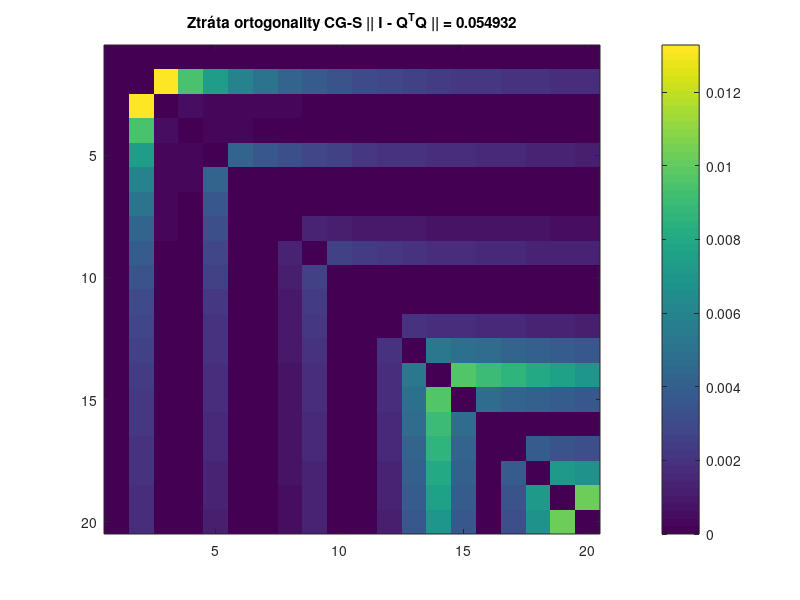
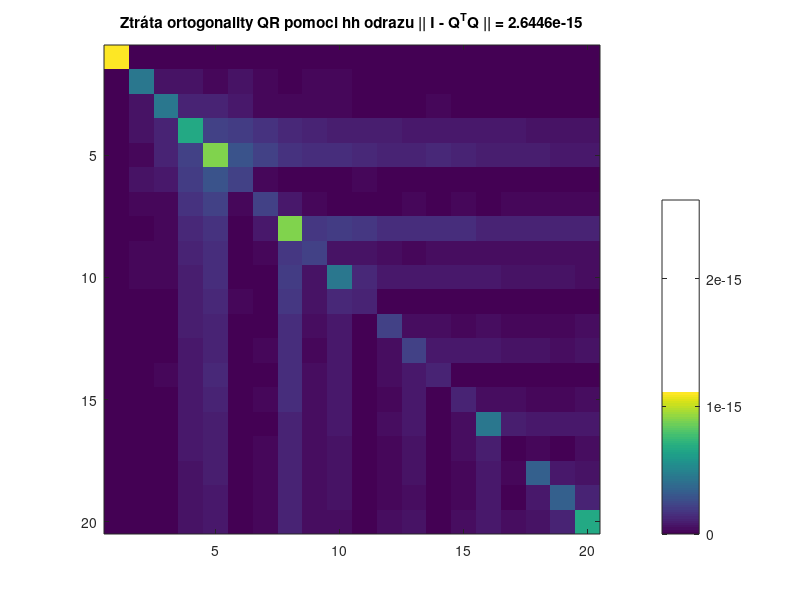
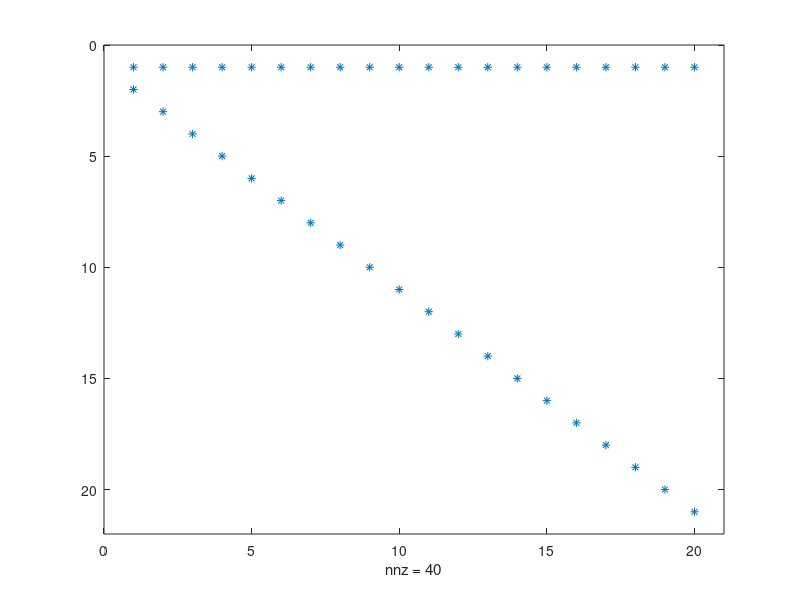

These figures' MATLAB source, in order:
%% Ztráta ortogonality v rùzných variantách Gram-Schmidtovy ortogonalizace
function QR_rozklad

n = 20; % velikost matice = pocet vektoru k ortogonalizaci
% vyzkoušejte si i jinou volbu, napríklad n = 50

% výbìr matice pro ilustraci ztráty ortogonality; viz skripta se stromem (3.24)
A = gallery('lauchli',n,1e-7);

figure(5);
spy(A);

cislo_podminenosti = cond(A) 

% odhad na ztratu OG cGS 
ztrataOG_cGS = ( cislo_podminenosti.^2 )*1E-16
ztrataOG_mGS = cislo_podminenosti * 1E-16

% setrojení "ortogonální" matice pomocí rùzných variant GS; viz níže
Qc  =  cGS(A);
%Qm  =  mGS(A);
%Qic = icGS(A);
Qhh = householder(A);

% ztráta ortogonality merena Frobeniovou normou
I = eye(n); % jednotkova matice, teoreticky Q'*Q = I
ztrata_cCG = norm(I - Qc'*Qc, 'fro');
%ztrata_mCG = norm(I - Qm'*Qm, 'fro');
%ztrata_icCG = norm(I - Qic'*Qic, 'fro');

ztrata_hh = norm(I - Qhh'*Qhh, 'fro');

% vykreslení obrázkù zobrazujících ztrátu ortogonality mezi jednotlivými
%    sloupci matice Q
figure(1);
imagesc(abs(I - Qc'*Qc));
colorbar;
title(['Ztráta ortogonality CG-S || I - Q^{T}Q || = ', num2str(ztrata_cCG)]);

figure(2);
imagesc(abs(I - Qhh'*Qhh));
colorbar;
title(['Ztráta ortogonality QR pomoci hh odrazu || I - Q^{T}Q || = ', num2str(ztrata_hh)]);

end




% klasický Gram-Schmidt
function [Q, R] = cGS(A)
m = size(A,2); % pocet sloupcù matice A

Q = zeros(size(A));
R = zeros(size(A,2));

% normalizace prvního vektoru
R(1,1) = norm(A(:,1));
Q(:,1) = A(:,1)/R(1,1);

for k = 2:m
    temp = A(:,k); % k-tý sloupec matice A, který bude ortogonalizován
    % následující dva radky jsou efektivním zápisem (v MATLABu)
    %   ortogonalizace vektoru  temp  vuci již ortogonalizovaným vektorum
    coef = Q(:,1:(k-1))'*temp; % vypocet koeficientu q_i^T * a_k
    temp = temp - Q(:,1:(k-1))*coef;    % ortogonalizace vuci predchozim vektorum q_i
    R(1:k-1,k) = coef';   
        
    R(k,k) = norm(temp); 
    Q(:,k) = temp/R(k,k);
end
end



% QR pomoci hh reflexi
function [Q,R] = householder(A) 


[m,n] = size(A);
Q = eye(m,m);
R = A;
%H = eye(n,m);
% muzeme eliminovat prvnich (m-1) sloupcu
for i = 1:m-1
    x = R(i:m,i); % not A :-)
    e = zeros(m-i+1,1);
    e(1,1)=1;
    q = x + sign(x(1))*norm(x).*e; 
    q = q ./ norm(q); 
    %dimenze musí odpovidat
    H = eye(m-i+1,m-i+1) - 2.0.*q*q'; % matice HH reflexe

    HH = eye(m,m); 
    %staci oriznuta matice o posledni radky (stejne se nasobi nulami)
    % NESTACI matice HH reflexi mezi sebou nasobime
    HH(i:m,i:m) = H(1:m-i+1,1:m-i+1);

    Q = Q* HH';   %update

    R = HH*R; %update
    %chyba = norm(Q*R-A);
end

% nemusíme ukládat posledni radek R a posledni sloupec Q 
if m>n  
    R = R(1:n,1:n);
    Q = Q(1:m,1:n);
end

end 


